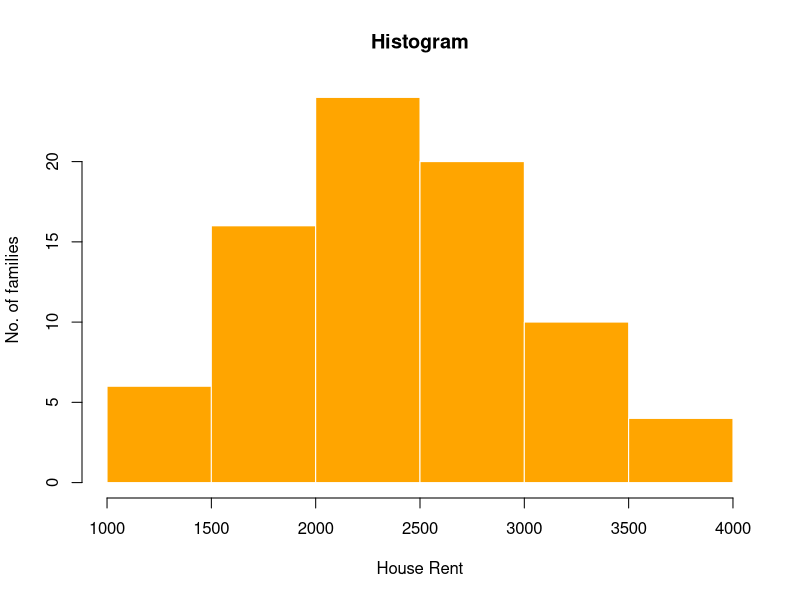
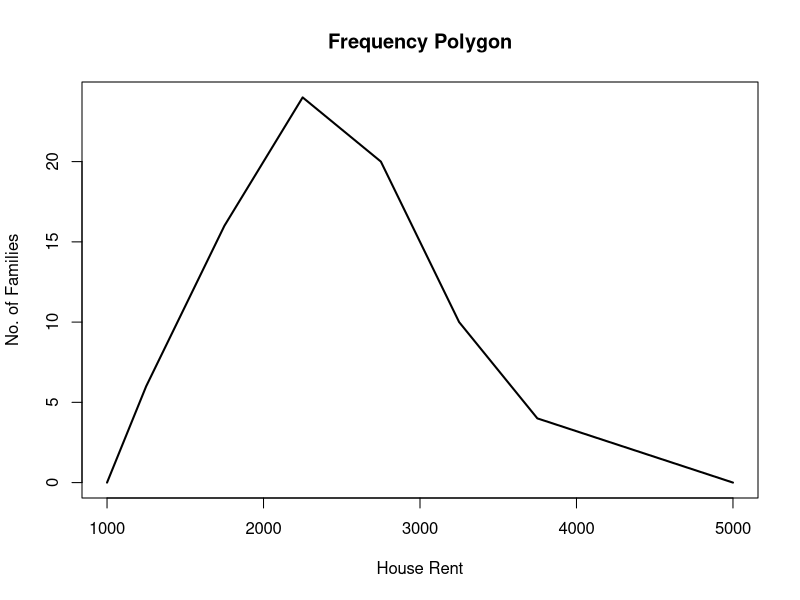
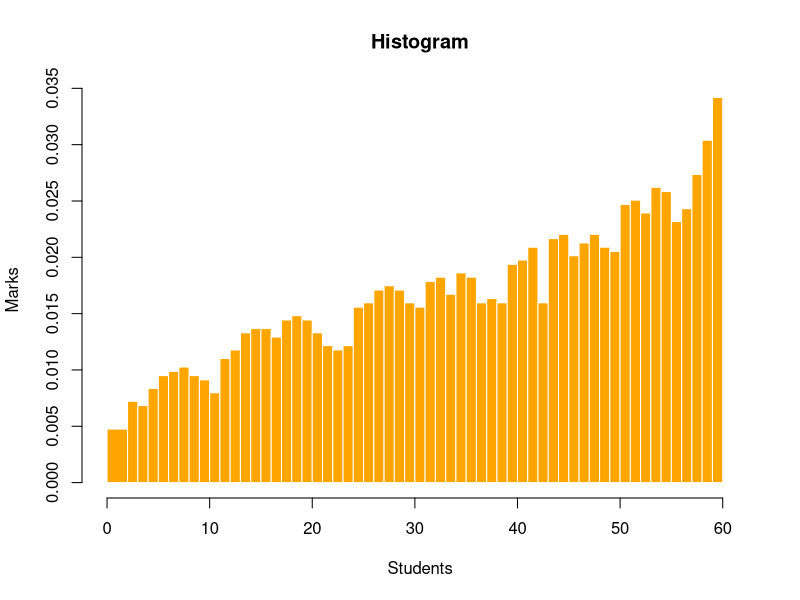
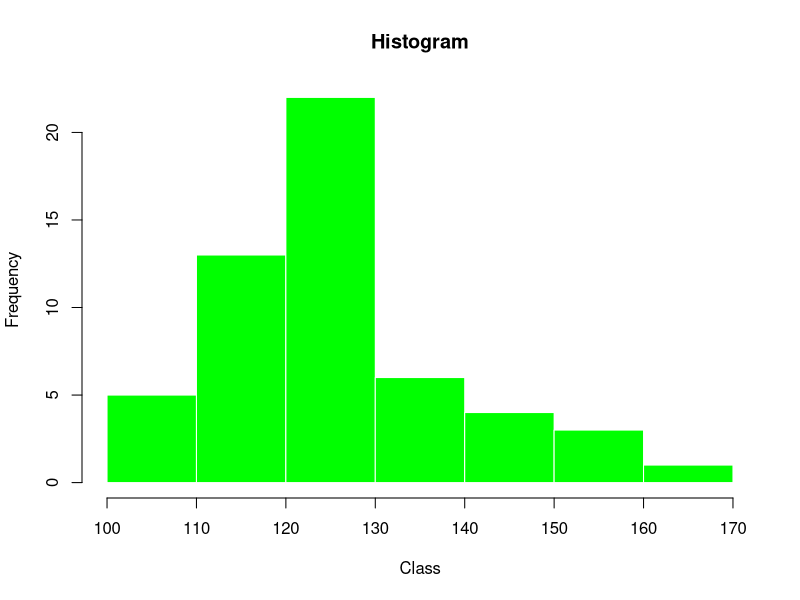
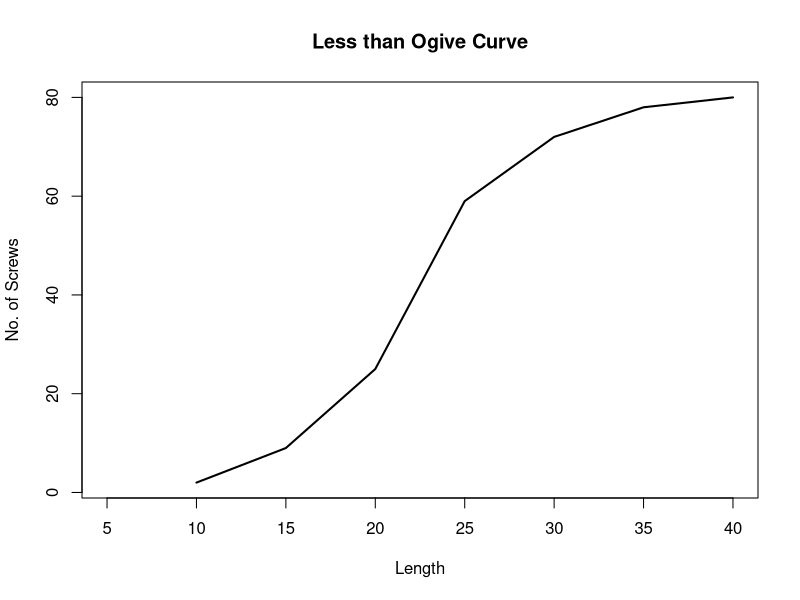
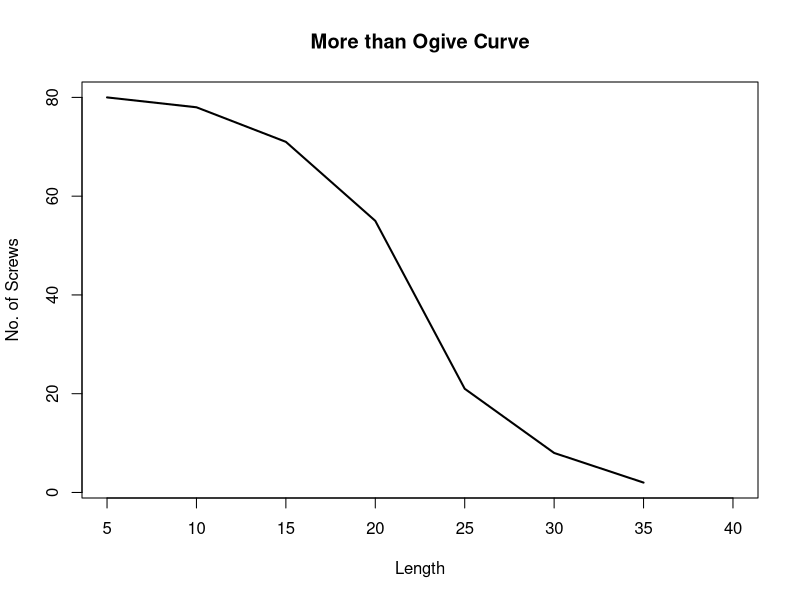
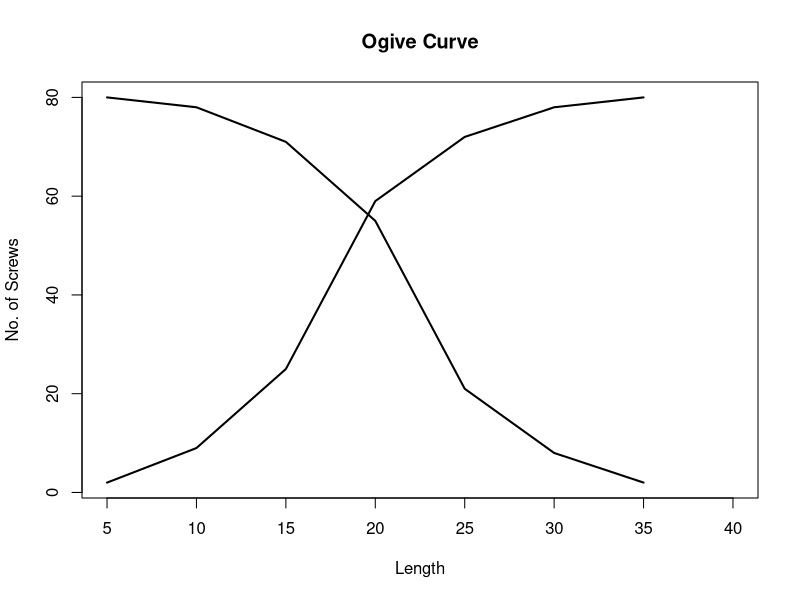
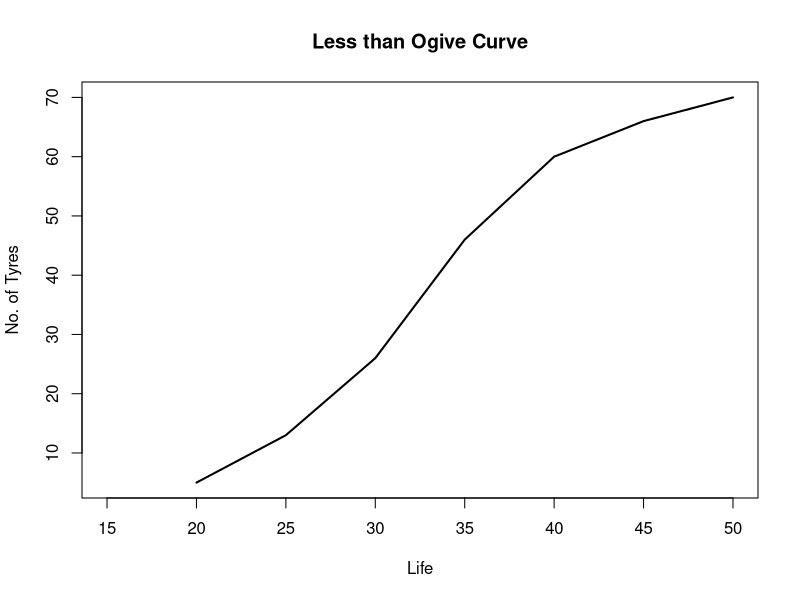

Generate these figures, in order, with R:
#Assignment No. 3 
#Q.1
#Histogram
rm(list = ls()) # To clear memory
x=seq(1250, 3750, 500); x 
w=500;w 
lb=x-w/2; lb # Lower bound.
ub=x+w/2; ub 
f=c(6, 16, 24, 20, 10, 4);f 
y=rep(x,f);y
brks=c(lb[1],ub)
hist(y, breaks=brks, xlab="House Rent", ylab="No. of families", main="Histogram", col = "orange",border="white") 

#Frequency Polygon 
rm(list=ls())
x=seq(1250, 3750, 500);x
f=c(6,16,24, 20, 10, 4);f 
x1=c(1000, x, 5000); x1
f1=c(0,f,0) 
plot(x1, f1, "l", main="Frequency Polygon",xlab="House Rent",ylab="No. of Families", lwd = 2)

#Q.2
#Histogram
rm(list = ls()) # To clear memory
x=seq(1:60); x
w=2;  
lb=x-w/2; lb # Lower bound.
ub=x+w/2; ub 
f=c(10, 15, 19, 18, 22, 25, 26, 27, 25, 24, 21, 29, 31, 35, 36, 36, 34, 38, 39, 38, 35, 32, 31, 32, 41, 42, 45, 46, 45, 42, 41, 47, 48, 44, 49, 48, 42, 43, 42, 51, 52, 55, 42, 57, 58, 53, 56, 58, 55, 54, 65, 66, 63, 69, 68, 61, 64, 72, 80, 90);f 
y=rep(x,f)
brks=c(lb[1],ub)
hist(y, breaks=brks, xlab="Students", ylab="Marks", main="Histogram", col = "orange",border="white") 

#Q.3
#Histogram
rm(list = ls()) # To clear memory
x=seq(105,165, 10); x 
w=10;w 
lb=x-w/2; lb # Lower bound.
ub=x+w/2; ub 
f=c(5,13,22,6,4,3,1);f 
y=rep(x,f);y
brks=c(lb[1],ub)
hist(y, breaks=brks, xlab="Class", ylab="Frequency", main="Histogram", col = "green",border="white") 

#Q.4
#Less than Ogive Curve
rm(list=ls())
x=seq(7.5,37.5,5);x
w=5
lb=x-w/2;lb
ub=x+w/2;ub
f=c(2,7,16,34,13,6,2);f
lcf=cumsum(f);lcf
plot(ub,lcf,"l",xlim=c(5,40),main="Less than Ogive Curve",xlab="Length",ylab="No. of Screws",lwd=2)

#More than Ogive Curve
rm(list=ls())
x=seq(7.5,37.5,5);x
w=5
k=length(x);k
lb=x-w/2;lb
ub=x+w/2;ub
f=c(2,7,16,34,13,6,2);f
lcf=cumsum(f);lcf
mcf=1:k
for(i in 1:k)
{
mcf[i]=sum(f[k:i])
}
mcf
plot(lb,mcf,"l",xlim=c(5,40),main="More than Ogive Curve",xlab="Length",ylab="No. of Screws",lwd=2)

#Ogive Curve
rm(list=ls())
x=seq(7.5,37.5,5);x
w=5
k=length(x);k
lb=x-w/2;lb
ub=x+w/2;ub
f=c(2,7,16,34,13,6,2);f
lcf=cumsum(f);lcf
mcf=1:k
for(i in 1:k)
{
mcf[i]=sum(f[k:i])
}
mcf
plot(lb,lcf,"l",xlim=c(5,40),main="Ogive Curve",xlab="Length",ylab="No. of Screws",lwd=2)
lines(lb,mcf,lwd=2)

#Q.5
#Less than Ogive Curve
rm(list=ls())
x=seq(17.5,47.5,5);x
w=5
lb=x-w/2;lb
ub=x+w/2;ub
f=c(5,8,13,20,14,6,4);f
lcf=cumsum(f);lcf
plot(ub,lcf,"l",xlim=c(15,50),main="Less than Ogive Curve",xlab="Life",ylab="No. of Tyres",lwd=2)

#More than Ogive Curve
rm(list=ls())
x=seq(17.5,47.5,5);x
w=5
k=length(x);k
lb=x-w/2;lb
ub=x+w/2;ub
f=c(5,8,13,20,14,6,4);f
lcf=cumsum(f);lcf
mcf=1:k
for(i in 1:k)
{
mcf[i]=sum(f[k:i])
}
mcf
plot(lb,mcf,"l",xlim=c(15,50),main="More than Ogive Curve",xlab="Life",ylab="No. of Tyres",lwd=2)

#Ogive Curve
rm(list=ls())
x=seq(17.5,47.5,5);x
w=5
k=length(x);k
lb=x-w/2;lb
ub=x+w/2;ub
f=c(2,7,16,34,13,6,2);f
lcf=cumsum(f);lcf
mcf=1:k
for(i in 1:k)
{
mcf[i]=sum(f[k:i])
}
mcf
plot(lb,lcf,"l",xlim=c(15,50),main="Ogive Curve",xlab="Life",ylab="No. of Tyres",lwd=2)
lines(lb,mcf,lwd=2)
